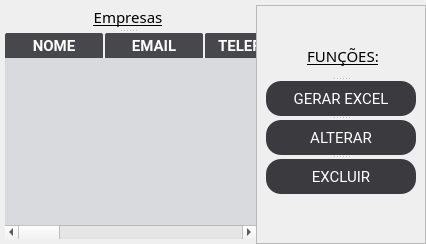
            <widget class="QWidget" name="Empresas">
             <attribute name="title">
              <string>Empresas</string>
             </attribute>
             <layout class="QHBoxLayout" name="horizontalLayout_3">
              <property name="spacing">
               <number>0</number>
              </property>
              <property name="leftMargin">
               <number>0</number>
              </property>
              <property name="topMargin">
               <number>5</number>
              </property>
              <property name="rightMargin">
               <number>0</number>
              </property>
              <property name="bottomMargin">
               <number>0</number>
              </property>
              <item>
               <widget class="QSplitter" name="splitter">
                <property name="sizePolicy">
                 <sizepolicy hsizetype="Expanding" vsizetype="Expanding">
                  <horstretch>0</horstretch>
                  <verstretch>0</verstretch>
                 </sizepolicy>
                </property>
                <property name="font">
                 <font>
                  <family>LEMON MILK</family>
                 </font>
                </property>
                <property name="whatsThis">
                 <string/>
                </property>
                <property name="layoutDirection">
                 <enum>Qt::LeftToRight</enum>
                </property>
                <property name="orientation">
                 <enum>Qt::Vertical</enum>
                </property>
                <widget class="QLabel" name="label_3">
                 <property name="sizePolicy">
                  <sizepolicy hsizetype="Preferred" vsizetype="Preferred">
                   <horstretch>0</horstretch>
                   <verstretch>0</verstretch>
                  </sizepolicy>
                 </property>
                 <property name="font">
                  <font>
                   <family>LEMON MILK</family>
                   <pointsize>8</pointsize>
                   <weight>50</weight>
                   <bold>false</bold>
                   <underline>true</underline>
                  </font>
                 </property>
                 <property name="styleSheet">
                  <string notr="true"/>
                 </property>
                 <property name="text">
                  <string>&lt;html&gt;&lt;head/&gt;&lt;body&gt;&lt;p align=&quot;center&quot;&gt;&lt;span style=&quot; font-size:11pt;&quot;&gt;Empresas&lt;/span&gt;&lt;/p&gt;&lt;/body&gt;&lt;/html&gt;</string>
                 </property>
                 <property name="alignment">
                  <set>Qt::AlignCenter</set>
                 </property>
                </widget>
                <widget class="QTableWidget" name="tableWidget">
                 <property name="sizePolicy">
                  <sizepolicy hsizetype="Maximum" vsizetype="Expanding">
                   <horstretch>0</horstretch>
                   <verstretch>0</verstretch>
                  </sizepolicy>
                 </property>
                 <property name="font">
                  <font>
                   <family>LEMON MILK</family>
                   <pointsize>11</pointsize>
                   <weight>50</weight>
                   <bold>false</bold>
                  </font>
                 </property>
                 <property name="styleSheet">
                  <string notr="true">QHeaderView:section{
	margin-right: 2px;
	padding: 2px;
	border-top-left-radius: 2px;
	border-top-right-radius: 2px;
	background-color: rgb(71, 71, 76);
	color: rgb(255, 255, 255);
	border: none;
	font: 75 10pt &quot;Roboto&quot;;
	overflow: hidden;
}
QHeaderView:section:hover{
	
	background-color: rgb(61, 76, 161);
}

QTableWidget{
	margin-bottom: 5px;
	margin-left: 5px;
	background-color: rgba(203, 204, 210, 150);
	border: transparent;
}</string>
                 </property>
                 <property name="showGrid">
                  <bool>true</bool>
                 </property>
                 <property name="gridStyle">
                  <enum>Qt::NoPen</enum>
                 </property>
                 <column>
                  <property name="text">
                   <string>NOME</string>
                  </property>
                  <property name="font">
                   <font>
                    <family>Roboto</family>
                    <weight>75</weight>
                    <italic>false</italic>
                    <bold>true</bold>
                   </font>
                  </property>
                  <property name="textAlignment">
                   <set>AlignCenter</set>
                  </property>
                 </column>
                 <column>
                  <property name="text">
                   <string>EMAIL</string>
                  </property>
                  <property name="font">
                   <font>
                    <family>Roboto</family>
                    <weight>75</weight>
                    <bold>true</bold>
                   </font>
                  </property>
                  <property name="textAlignment">
                   <set>AlignCenter</set>
                  </property>
                 </column>
                 <column>
                  <property name="text">
                   <string>TELEFONE</string>
                  </property>
                  <property name="font">
                   <font>
                    <family>Roboto</family>
                    <weight>75</weight>
                    <bold>true</bold>
                   </font>
                  </property>
                  <property name="textAlignment">
                   <set>AlignCenter</set>
                  </property>
                 </column>
                 <column>
                  <property name="text">
                   <string>MUNICIPIO</string>
                  </property>
                  <property name="font">
                   <font>
                    <family>Roboto</family>
                    <weight>75</weight>
                    <bold>true</bold>
                   </font>
                  </property>
                  <property name="textAlignment">
                   <set>AlignCenter</set>
                  </property>
                 </column>
                 <column>
                  <property name="text">
                   <string>BAIRRO</string>
                  </property>
                  <property name="font">
                   <font>
                    <family>Roboto</family>
                    <weight>75</weight>
                    <bold>true</bold>
                   </font>
                  </property>
                  <property name="textAlignment">
                   <set>AlignCenter</set>
                  </property>
                 </column>
                 <column>
                  <property name="text">
                   <string>COMPLEMENTO</string>
                  </property>
                  <property name="font">
                   <font>
                    <family>Roboto</family>
                    <weight>75</weight>
                    <bold>true</bold>
                   </font>
                  </property>
                  <property name="textAlignment">
                   <set>AlignCenter</set>
                  </property>
                 </column>
                 <column>
                  <property name="text">
                   <string>LOGRADOURO</string>
                  </property>
                  <property name="font">
                   <font>
                    <family>Roboto</family>
                    <weight>75</weight>
                    <italic>false</italic>
                    <bold>true</bold>
                   </font>
                  </property>
                  <property name="textAlignment">
                   <set>AlignCenter</set>
                  </property>
                 </column>
                 <column>
                  <property name="text">
                   <string>NÚMERO</string>
                  </property>
                  <property name="font">
                   <font>
                    <family>Roboto</family>
                    <weight>75</weight>
                    <bold>true</bold>
                   </font>
                  </property>
                  <property name="textAlignment">
                   <set>AlignCenter</set>
                  </property>
                 </column>
                 <column>
                  <property name="text">
                   <string>CNPJ</string>
                  </property>
                  <property name="font">
                   <font>
                    <family>Roboto</family>
                    <pointsize>10</pointsize>
                    <weight>75</weight>
                    <italic>false</italic>
                    <bold>true</bold>
                   </font>
                  </property>
                  <property name="textAlignment">
                   <set>AlignCenter</set>
                  </property>
                 </column>
                 <column>
                  <property name="text">
                   <string>CEP</string>
                  </property>
                  <property name="font">
                   <font>
                    <family>Roboto</family>
                    <pointsize>10</pointsize>
                    <weight>75</weight>
                    <bold>true</bold>
                   </font>
                  </property>
                  <property name="textAlignment">
                   <set>AlignCenter</set>
                  </property>
                 </column>
                 <column>
                  <property name="text">
                   <string>UF</string>
                  </property>
                  <property name="font">
                   <font>
                    <family>Roboto</family>
                    <pointsize>10</pointsize>
                    <weight>75</weight>
                    <bold>true</bold>
                   </font>
                  </property>
                  <property name="textAlignment">
                   <set>AlignCenter</set>
                  </property>
                 </column>
                </widget>
               </widget>
              </item>
              <item>
               <widget class="QFrame" name="frame">
                <property name="font">
                 <font>
                  <family>LEMON MILK</family>
                 </font>
                </property>
                <property name="frameShape">
                 <enum>QFrame::StyledPanel</enum>
                </property>
                <property name="frameShadow">
                 <enum>QFrame::Raised</enum>
                </property>
                <layout class="QVBoxLayout" name="verticalLayout_4">
                 <item>
                  <spacer name="verticalSpacer_3">
                   <property name="orientation">
                    <enum>Qt::Vertical</enum>
                   </property>
                   <property name="sizeType">
                    <enum>QSizePolicy::Fixed</enum>
                   </property>
                   <property name="sizeHint" stdset="0">
                    <size>
                     <width>20</width>
                     <height>20</height>
                    </size>
                   </property>
                  </spacer>
                 </item>
                 <item>
                  <widget class="QSplitter" name="splitter_2">
                   <property name="orientation">
                    <enum>Qt::Vertical</enum>
                   </property>
                   <widget class="QLabel" name="label_4">
                    <property name="font">
                     <font>
                      <family>LEMON MILK</family>
                      <pointsize>11</pointsize>
                      <weight>50</weight>
                      <italic>false</italic>
                      <bold>false</bold>
                      <underline>true</underline>
                      <strikeout>false</strikeout>
                     </font>
                    </property>
                    <property name="styleSheet">
                     <string notr="true">
	padding: 10px;</string>
                    </property>
                    <property name="text">
                     <string>&lt;!DOCTYPE HTML PUBLIC &quot;-//W3C//DTD HTML 4.0//EN&quot; &quot;http://www.w3.org/TR/REC-html40/strict.dtd&quot;&gt;
&lt;html&gt;&lt;head&gt;&lt;meta name=&quot;qrichtext&quot; content=&quot;1&quot; /&gt;&lt;style type=&quot;text/css&quot;&gt;
p, li { white-space: pre-wrap; }
&lt;/style&gt;&lt;/head&gt;&lt;body style=&quot; font-family:'LEMON MILK'; font-size:11pt; font-weight:400; font-style:normal;&quot;&gt;
&lt;p align=&quot;center&quot; style=&quot; margin-top:12px; margin-bottom:12px; margin-left:0px; margin-right:0px; -qt-block-indent:0; text-indent:0px;&quot;&gt;FUNÇÕES:&lt;/p&gt;&lt;/body&gt;&lt;/html&gt;</string>
                    </property>
                   </widget>
                   <widget class="QPushButton" name="btnGerar">
                    <property name="minimumSize">
                     <size>
                      <width>150</width>
                      <height>35</height>
                     </size>
                    </property>
                    <property name="maximumSize">
                     <size>
                      <width>150</width>
                      <height>35</height>
                     </size>
                    </property>
                    <property name="font">
                     <font>
                      <family>Roboto</family>
                      <pointsize>11</pointsize>
                      <weight>50</weight>
                      <bold>false</bold>
                      <kerning>true</kerning>
                     </font>
                    </property>
                    <property name="styleSheet">
                     <string notr="true">QPushButton{
	padding: 10px;
	background-color: rgb(59, 59, 63);
	color: white;
	border-radius: 15px;
}
QPushButton:hover
{
	background-color: rgb(53, 100, 255);
}</string>
                    </property>
                    <property name="text">
                     <string>GERAR EXCEL</string>
                    </property>
                   </widget>
                   <widget class="QPushButton" name="btnAlterar">
                    <property name="minimumSize">
                     <size>
                      <width>150</width>
                      <height>35</height>
                     </size>
                    </property>
                    <property name="maximumSize">
                     <size>
                      <width>150</width>
                      <height>35</height>
                     </size>
                    </property>
                    <property name="font">
                     <font>
                      <family>Roboto</family>
                      <pointsize>11</pointsize>
                      <weight>50</weight>
                      <bold>false</bold>
                      <kerning>true</kerning>
                     </font>
                    </property>
                    <property name="styleSheet">
                     <string notr="true">QPushButton{
	padding: 10px;
	background-color: rgb(59, 59, 63);
	color: white;
	border-radius: 15px;
}
QPushButton:hover
{
background-color: rgb(53, 100, 255);
}</string>
                    </property>
                    <property name="text">
                     <string>ALTERAR</string>
                    </property>
                   </widget>
                   <widget class="QPushButton" name="btnExcluir">
                    <property name="minimumSize">
                     <size>
                      <width>150</width>
                      <height>35</height>
                     </size>
                    </property>
                    <property name="maximumSize">
                     <size>
                      <width>150</width>
                      <height>35</height>
                     </size>
                    </property>
                    <property name="font">
                     <font>
                      <family>Roboto</family>
                      <pointsize>11</pointsize>
                      <weight>50</weight>
                      <bold>false</bold>
                      <kerning>true</kerning>
                     </font>
                    </property>
                    <property name="styleSheet">
                     <string notr="true">QPushButton{
	padding: 10px;
	background-color: rgb(59, 59, 63);
	color: white;
	border-radius: 15px;
}
QPushButton:hover
{
	background-color: rgb(53, 100, 255);
}</string>
                    </property>
                    <property name="text">
                     <string>EXCLUIR</string>
                    </property>
                   </widget>
                  </widget>
                 </item>
                 <item>
                  <spacer name="verticalSpacer_2">
                   <property name="orientation">
                    <enum>Qt::Vertical</enum>
                   </property>
                   <property name="sizeHint" stdset="0">
                    <size>
                     <width>20</width>
                     <height>40</height>
                    </size>
                   </property>
                  </spacer>
                 </item>
                </layout>
               </widget>
              </item>
             </layout>
            </widget>
